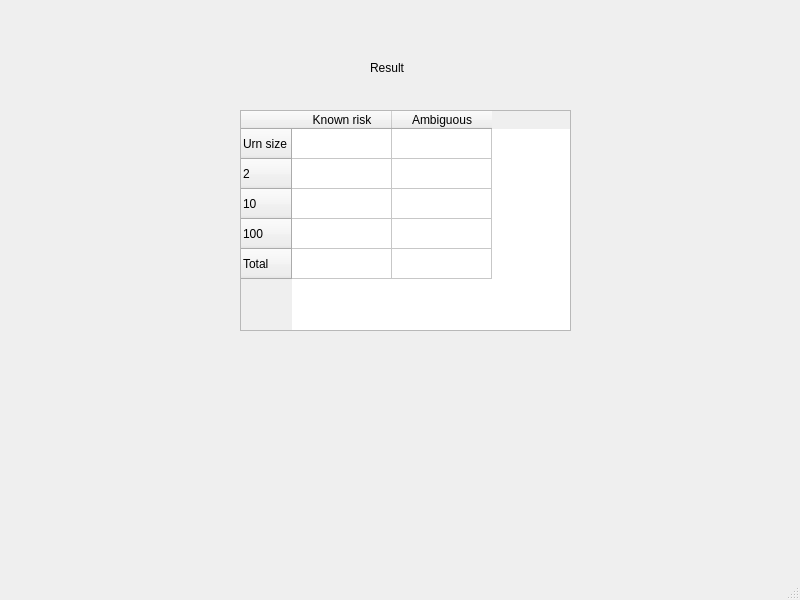
<?xml version="1.0" encoding="UTF-8"?>
<ui version="4.0">
 <class>MainWindow</class>
 <widget class="QMainWindow" name="MainWindow">
  <property name="geometry">
   <rect>
    <x>0</x>
    <y>0</y>
    <width>800</width>
    <height>600</height>
   </rect>
  </property>
  <property name="windowTitle">
   <string>MainWindow</string>
  </property>
  <widget class="QWidget" name="centralwidget">
   <widget class="QTableWidget" name="tableWidget">
    <property name="geometry">
     <rect>
      <x>240</x>
      <y>110</y>
      <width>331</width>
      <height>221</height>
     </rect>
    </property>
    <row>
     <property name="text">
      <string>Urn size</string>
     </property>
    </row>
    <row>
     <property name="text">
      <string>2</string>
     </property>
    </row>
    <row>
     <property name="text">
      <string>10</string>
     </property>
    </row>
    <row>
     <property name="text">
      <string>100</string>
     </property>
    </row>
    <row>
     <property name="text">
      <string>Total</string>
     </property>
    </row>
    <column>
     <property name="text">
      <string>Known risk</string>
     </property>
    </column>
    <column>
     <property name="text">
      <string>Ambiguous</string>
     </property>
    </column>
   </widget>
   <widget class="QLabel" name="label">
    <property name="geometry">
     <rect>
      <x>370</x>
      <y>60</y>
      <width>72</width>
      <height>15</height>
     </rect>
    </property>
    <property name="text">
     <string>Result</string>
    </property>
   </widget>
  </widget>
  <widget class="QMenuBar" name="menubar">
   <property name="geometry">
    <rect>
     <x>0</x>
     <y>0</y>
     <width>800</width>
     <height>26</height>
    </rect>
   </property>
  </widget>
  <widget class="QStatusBar" name="statusbar"/>
 </widget>
 <resources/>
 <connections/>
</ui>
